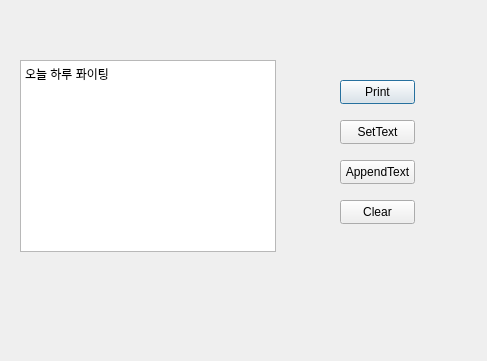
<?xml version="1.0" encoding="UTF-8"?>
<ui version="4.0">
 <class>Dialog</class>
 <widget class="QDialog" name="Dialog">
  <property name="geometry">
   <rect>
    <x>0</x>
    <y>0</y>
    <width>487</width>
    <height>361</height>
   </rect>
  </property>
  <property name="windowTitle">
   <string>Dialog</string>
  </property>
  <widget class="QTextBrowser" name="textBrowser">
   <property name="geometry">
    <rect>
     <x>20</x>
     <y>60</y>
     <width>256</width>
     <height>192</height>
    </rect>
   </property>
   <property name="html">
    <string>&lt;!DOCTYPE HTML PUBLIC &quot;-//W3C//DTD HTML 4.0//EN&quot; &quot;http://www.w3.org/TR/REC-html40/strict.dtd&quot;&gt;
&lt;html&gt;&lt;head&gt;&lt;meta name=&quot;qrichtext&quot; content=&quot;1&quot; /&gt;&lt;meta charset=&quot;utf-8&quot; /&gt;&lt;style type=&quot;text/css&quot;&gt;
p, li { white-space: pre-wrap; }
hr { height: 1px; border-width: 0; }
&lt;/style&gt;&lt;/head&gt;&lt;body style=&quot; font-family:'맑은 고딕'; font-size:9pt; font-weight:400; font-style:normal;&quot;&gt;
&lt;p style=&quot; margin-top:0px; margin-bottom:0px; margin-left:0px; margin-right:0px; -qt-block-indent:0; text-indent:0px;&quot;&gt;오늘 하루 퐈이팅&lt;/p&gt;&lt;/body&gt;&lt;/html&gt;</string>
   </property>
  </widget>
  <widget class="QPushButton" name="print">
   <property name="geometry">
    <rect>
     <x>340</x>
     <y>80</y>
     <width>75</width>
     <height>24</height>
    </rect>
   </property>
   <property name="text">
    <string>Print</string>
   </property>
  </widget>
  <widget class="QPushButton" name="setText">
   <property name="geometry">
    <rect>
     <x>340</x>
     <y>120</y>
     <width>75</width>
     <height>24</height>
    </rect>
   </property>
   <property name="text">
    <string>SetText</string>
   </property>
  </widget>
  <widget class="QPushButton" name="appendText">
   <property name="geometry">
    <rect>
     <x>340</x>
     <y>160</y>
     <width>75</width>
     <height>24</height>
    </rect>
   </property>
   <property name="text">
    <string>AppendText</string>
   </property>
  </widget>
  <widget class="QPushButton" name="clear">
   <property name="geometry">
    <rect>
     <x>340</x>
     <y>200</y>
     <width>75</width>
     <height>24</height>
    </rect>
   </property>
   <property name="text">
    <string>Clear</string>
   </property>
  </widget>
 </widget>
 <resources/>
 <connections/>
</ui>
